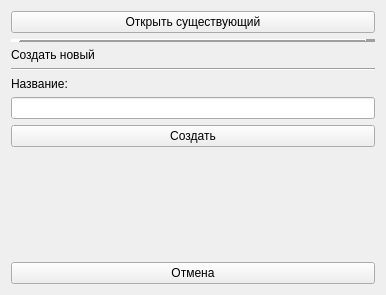
<?xml version="1.0" encoding="UTF-8"?>
<ui version="4.0">
 <class>Form</class>
 <widget class="QWidget" name="Form">
  <property name="geometry">
   <rect>
    <x>0</x>
    <y>0</y>
    <width>386</width>
    <height>295</height>
   </rect>
  </property>
  <property name="windowTitle">
   <string>Открыть тест</string>
  </property>
  <layout class="QHBoxLayout" name="horizontalLayout">
   <item>
    <layout class="QVBoxLayout" name="verticalLayout">
     <item>
      <widget class="QPushButton" name="open_btn">
       <property name="text">
        <string>Открыть существующий</string>
       </property>
      </widget>
     </item>
     <item>
      <widget class="Line" name="line">
       <property name="frameShadow">
        <enum>QFrame::Raised</enum>
       </property>
       <property name="lineWidth">
        <number>10</number>
       </property>
       <property name="orientation">
        <enum>Qt::Horizontal</enum>
       </property>
      </widget>
     </item>
     <item>
      <widget class="QLabel" name="label_2">
       <property name="layoutDirection">
        <enum>Qt::LeftToRight</enum>
       </property>
       <property name="text">
        <string>Создать новый</string>
       </property>
      </widget>
     </item>
     <item>
      <widget class="Line" name="line_2">
       <property name="orientation">
        <enum>Qt::Horizontal</enum>
       </property>
      </widget>
     </item>
     <item>
      <widget class="QLabel" name="label">
       <property name="text">
        <string>Название:</string>
       </property>
      </widget>
     </item>
     <item>
      <widget class="QLineEdit" name="inp_name"/>
     </item>
     <item>
      <widget class="QPushButton" name="create_btn">
       <property name="text">
        <string>Создать</string>
       </property>
      </widget>
     </item>
     <item>
      <spacer name="verticalSpacer">
       <property name="orientation">
        <enum>Qt::Vertical</enum>
       </property>
       <property name="sizeHint" stdset="0">
        <size>
         <width>20</width>
         <height>40</height>
        </size>
       </property>
      </spacer>
     </item>
     <item>
      <widget class="QPushButton" name="cancel_btn">
       <property name="text">
        <string>Отмена</string>
       </property>
      </widget>
     </item>
    </layout>
   </item>
  </layout>
 </widget>
 <resources/>
 <connections/>
</ui>
